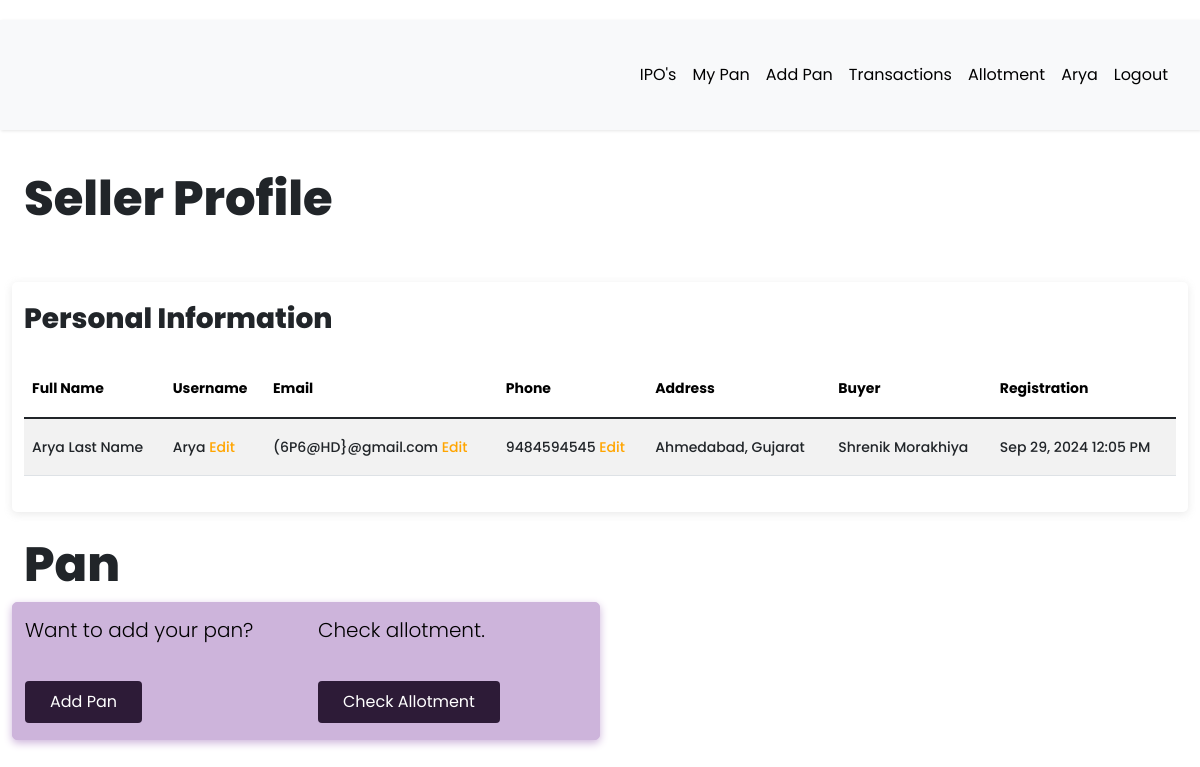
Screenshot of /seller/profile (signed in) with the database file from the repository.
### app/models.py (models this page shows, shortened)
class User(db.Model, UserMixin):
    __tablename__ = "user"
    id = db.Column(db.Integer, primary_key=True)
    first_name = db.Column(db.String(64), index=True, default="First Name", nullable=False)
    last_name = db.Column(db.String(64), index=True, nullable=True)
    username = db.Column(db.String(64), index=True, unique=True, nullable=False)
    email = db.Column(db.String(128), index=True, nullable=False)
    password_hash = db.Column(db.String(128))
    confirm_password = db.Column(db.String(128))
    phone_number = db.Column(db.String(20), nullable=False, unique = True)
    verification_phone = db.Column(db.String(20))
    active = db.Column(db.Boolean, nullable=False, default=True)
    delete_account = db.Column(db.Boolean, default=False)
    registered_at = db.Column(db.DateTime, default=datetime.utcnow, nullable=False)
    emails = db.relationship("Email", backref="author", lazy="dynamic")
    type = db.Column(db.String(64))
    __mapper_args__ = {"polymorphic_identity": "user", "polymorphic_on": "type"}
    @property
    def is_active(self):
        return self.active

class Seller(User):
    __tablename__ = "seller"
    id = db.Column(
        db.Integer,
        db.ForeignKey("user.id", ondelete="CASCADE", name="fk_seller_user_id"),  # Explicit FK name
        primary_key=True
    )
    current_residence = db.Column(db.String(64), default="Ahmedabad, Gujarat")
    buyer_id = db.Column(db.Integer, db.ForeignKey("buyer.id", ondelete="CASCADE"))
    buyer = db.relationship(
        "Buyer", backref="buyer", foreign_keys=[buyer_id], passive_deletes=True
    )
    __mapper_args__ = {"polymorphic_identity": "seller", "polymorphic_load": "inline"}

### app/routes.py (the view)
@app.route("/seller/profile", methods=["GET", "POST"])
@login_required
def seller_profile():
    try:
        if current_user.type == "seller":
            username_form = EditUsernameForm()
            email_form = EditEmailForm()
            phone_form = EditPhoneForm()
            if request.method == "GET":
                username_form.username.data = current_user.username
                email_form.email.data = current_user.email
                phone_form.phone.data = current_user.phone_number
            if username_form.validate_on_submit() and username_form.username.data:
                current_user.username = username_form.username.data
                db.session.commit()
                flash("Username updated.")
                return redirect(url_for("seller_profile"))
            if email_form.validate_on_submit() and email_form.email.data:
                current_user.email = email_form.email.data
                db.session.commit()
                flash("Email updated.")
                return redirect(url_for("seller_profile"))
            if phone_form.validate_on_submit() and phone_form.phone.data:
                current_user.phone_number = phone_form.phone.data
                db.session.commit()
                flash("Phone number updated.")
                return redirect(url_for("seller_profile"))
            return render_template(
                "seller/profile.html",
                title="Seller Profile",
                username_form=username_form,
                email_form=email_form,
                phone_form=phone_form,
            )
        else:
            return flash_message()
    except Exception as e:
        print(f"An error occurred: {e}")
        return f"Error : {e}", 400

### app/models.py (called while the page is built)
@login.user_loader
def load_user(id):
    return User.query.get(int(id))

### app/templates/seller/profile.html (shortened to what this page needs)
{% extends 'base.html' %}
{% import 'bootstrap/wtf.html' as wtf %}
{% block current_user_content %}
<div class="container-fluid content">
    <h1 class="mt-4">{{ title }}</h1><br>
    <div class="row">
        <div class="col-md-12 profile mb-4">
            <h3 class="mb-4">Personal Information</h3>
            <div class="table-responsive">
                <table class="table table-striped">
                    <thead>
                        <tr>
                            <th>Full Name</th>
                            <th>Username</th>
                            <th>Email</th>
                            <th>Phone</th>
                            <th>Address</th>
                            <th>Buyer</th>
                            <th>Registration</th>
                        </tr>
                    </thead>
                    <tbody>
                        <tr>
                            <td>{{ current_user.first_name }} {{ current_user.last_name }}</td>
                            <td>
                                {{ current_user.username }}
                                <a href="#" data-bs-toggle="modal" data-bs-target="#exampleModalCenter">Edit</a>
                            </td>
                            <td>
                                {{ current_user.email }}
                                <a href="#"data-bs-toggle="modal" data-bs-target="#emailModalCenter">Edit</a>
                            </td>
                            <td>
                                {{ current_user.phone_number }}
                                <a href="#"data-bs-toggle="modal" data-bs-target="#phoneModalCenter">Edit</a>
                            </td>
                            <td>{{ current_user.current_residence }}</td>
                            <td>{{ current_user.buyer.first_name }} {{ current_user.buyer.last_name }}</td>
                            <td>{{ moment(current_user.registered_at).format('lll') }}</td>
                        </tr>
                    </tbody>
                </table>
            </div>
        </div>
    </div>
    <div class="row">
        <h1>Pan</h1>
        <div class="col-md-6 success" style="word-wrap: break-word;">
            <div class="row">
                <div class="col-md-6">
                    <p style="color: black;">
                        Want to add your pan? <br><br>
                        <a class="btn" style="background-color: #2d1b37; color: white; " href=" {{ url_for('add_pan') }} ">
                            Add Pan
                        </a>
                    </p>
                </div>
                <div class="col-md-6">
                    <p style="color: black;">
                        Check allotment. <br><br>
                        <a class="btn" style
                            ="background-color: #2d1b37; color: white;" href=" {{ url_for('checking_allotment') }} ">
                            Check Allotment
                        </a>
                    </p>
            </div>
        </div>
    </div>
    {% endblock %}

### app/templates/base.html (shortened to what this page needs)
<!DOCTYPE html>
<html lang="eng">
<head>
  <link rel="stylesheet" href="https://cdnjs.cloudflare.com/ajax/libs/intl-tel-input/16.0.4/css/intlTelInput.css">
  <link rel="stylesheet" type="text/css" href="https://cdn.datatables.net/1.10.25/css/dataTables.bootstrap5.css">
  <link rel="stylesheet" href="{{ url_for('static', filename='css/navbar.css') }}">
  {% if current_user.is_authenticated %}
  <link rel="stylesheet" type="text/css" href="{{ url_for('static', filename='css/custom_current_user.css') }}"
    alt="52 Not available at this momoent">
  <link href="https://cdn.jsdelivr.net/npm/bootstrap@5.3.3/dist/css/bootstrap.min.css" rel="stylesheet"
>
  <link rel="stylesheet" href="{{ url_for('static', filename='css/main.css') }}">
  <link rel="stylesheet"
    href="https://cdnjs.cloudflare.com/ajax/libs/malihu-custom-scrollbar-plugin/3.1.5/jquery.mCustomScrollbar.min.css">
  {% endif %}
</head>
<body>
    {% if current_user.is_authenticated %}
    {% if current_user.is_active %}
    <div class="wrapper">
      <div id="content">
        <nav class="navbar navbar-expand-lg navbar-light bg-light">
          <div class="container-fluid">
            {% if current_user.type == "seller" %}
            <div class="collapse navbar-collapse" id="navbarSupportedContent">
              <ul class="nav navbar-nav ms-auto">
                <li class="nav-item">
                  <a class="nav-link {{ 'link_disabled' if request.endpoint == 'view_product' else '' }}"
                    href="{{ url_for('view_product') }}" alt="459 Not available at this moment">IPO's</a>
                </li>
                <li class="nav-item">
                  <a class="nav-link {{ 'link_disabled' if request.endpoint == 'all_pan' else '' }}"
                    href="{{ url_for('all_pan') }}" alt="459 Not available at this moment">My Pan</a>
                </li>
                <li class="nav-item">
                  <a class="nav-link {{ 'link_disabled' if request.endpoint == 'add_pan' else '' }}"
                    href="{{ url_for('add_pan') }}" alt="459 Not available at this moment">Add Pan</a>
                </li>
                <li class="nav-item">
                  <a class="nav-link {{ 'link_disabled' if request.endpoint == 'all_transaction' else '' }}"
                    href="{{ url_for('all_transaction') }}" alt="459 Not available at this moment">Transactions</a>
                </li>
                <li class="nav-item">
                  <a class="nav-link {{ 'link_disabled' if request.endpoint == 'checking_allotment' else '' }}"
                    href="{{ url_for('checking_allotment') }}" alt="459 Not available at this moment">Allotment</a>
                </li>
                <li class="nav-item ">
                  <a class="nav-link {{ 'link_disabled' if request.endpoint == 'dashboard' else '' }}"
                    href="{{ url_for('dashboard') }}" alt="459 Not available at this moment">{{ current_user.username
                    }}</a>
                </li>
                <li class="nav-item">
                  <a class="nav-link {{ 'link_disabled' if request.endpoint == 'logout' else '' }}"
                    href="{{ url_for('logout') }}" alt="459 Not available at this moment">Logout</a>
                </li>
              </ul>
            </div>
            {% endif %}
        </nav>
        {% block current_user_content %}
        {% endblock %}
      </div>
    </div>
    {% endif %}
    {% endif %}
</body>
</html>

### app/static/css/navbar.css (style rules this page uses)
:root { --default-primary: #90f188; --default-secondary: #0f1d07; --container-gutter: clamp(2.5rem, 2.6455026455vw, 3.325rem); --theme-primary: var(--default-primary); --theme-secondary: var(--default-secondary); }

### app/static/css/custom_current_user.css (style rules this page uses)
body { font-family: 'Poppins', sans-serif; background: #fafafa; }
p { font-family: 'Poppins', sans-serif; font-size: 1.1em; font-weight: 300; line-height: 1.7em; color: #7a488a; }
a, a:hover, a:focus { color: inherit; text-decoration: none; transition: all 0.3s; }
.navbar { padding: 15px 10px; background: #fff; border: none; border-radius: 0; margin-bottom: 40px; box-shadow: 1px 1px 3px #0000001a; }
.wrapper { display: flex; width: 100%; }
#content { width: calc(100%); padding-top: 20px; padding-bottom: 20px; min-height: 100vh; transition: all 0.3s; position: absolute; top: 0; right: 0; }
@media screen and (min-width: 992px) and (max-width: 1200px) { p { padding-top: 10px; font-size: 15px; } }
@media screen and (min-width: 1200px) and (max-width: 1300px) { p { padding-top: 10px; font-size: 20px; } }
.success { border: 1px solid #cdb4db; background-color: #cdb4db; box-shadow: #cdb4db 0px 3px 8px; border-radius: 5px; }
.profile, .danger-profile { padding: 20px; border-radius: 5px; box-shadow: #92929233 0px 2px 8px 0px; }
.btn { display: inline-block; font-weight: 400; line-height: 0.5; color: #575555; text-align: center; text-decoration: none; vertical-align: middle; cursor: pointer; -webkit-user-select: none; -moz-user-select: none; -ms-user-select: none; user-select: none; background-color: #c2c2c2; border: 1px solid transparent; padding: 0.8rem 0.8rem; font-size: 1.1em; border-radius: 0.25rem; transition: color 0.15s ease-in-out, background-color 0.15s ease-in-out, border-color 0.15s ease-in-out, box-shadow 0.15s ease-in-out; }

### rows the page displays
User: username "Arya", first_name "Arya", last_name "Last Name", email "(6P6@HD}@gmail.com", phone_number "9484594545", registered_at "Sep 29, 2024 12:05 PM"
Seller: current_residence "Ahmedabad, Gujarat"
User: buyer.first_name "Shrenik", buyer.last_name "Morakhiya"

### other values shown
{{ title }} "Seller Profile"
